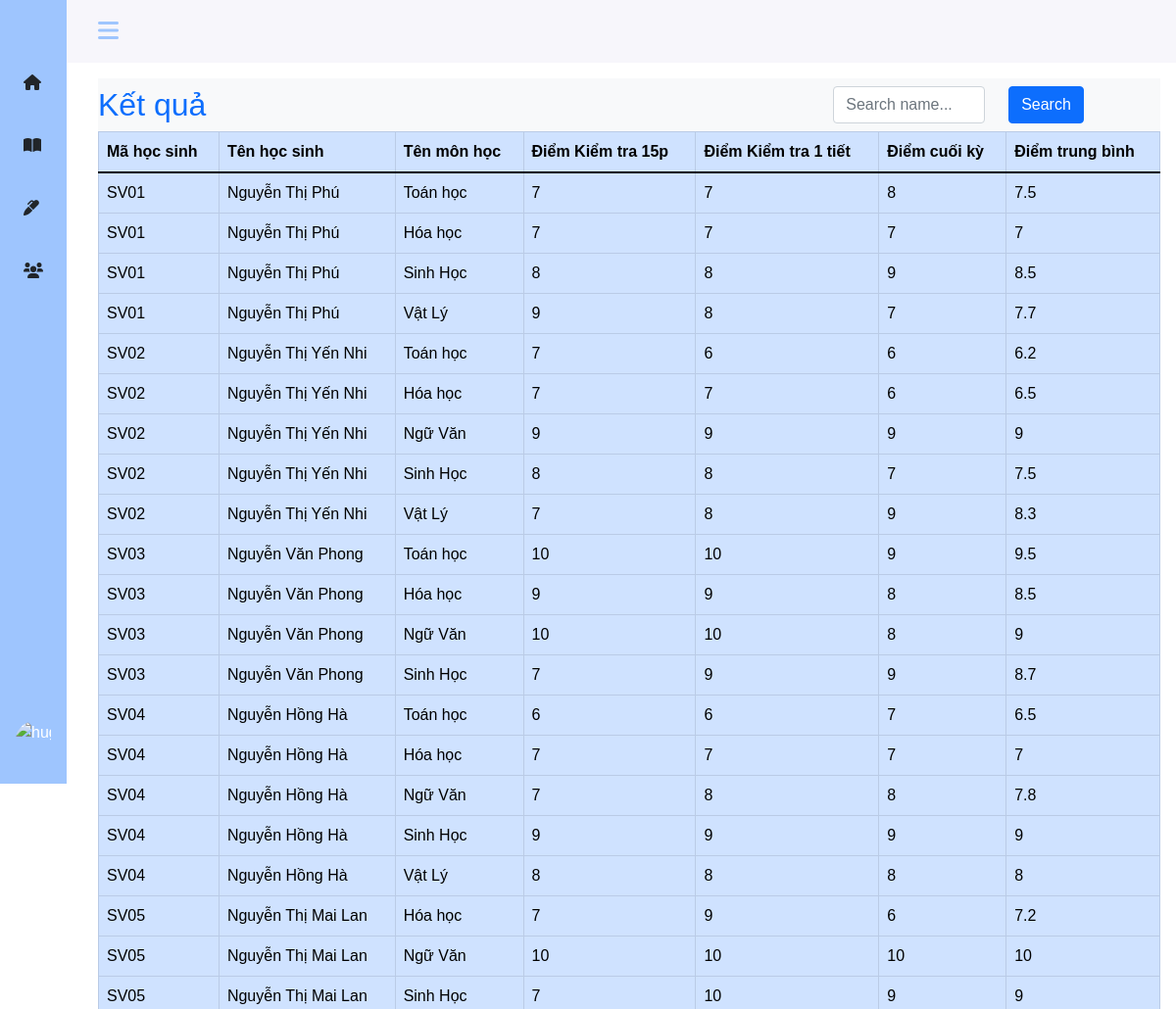
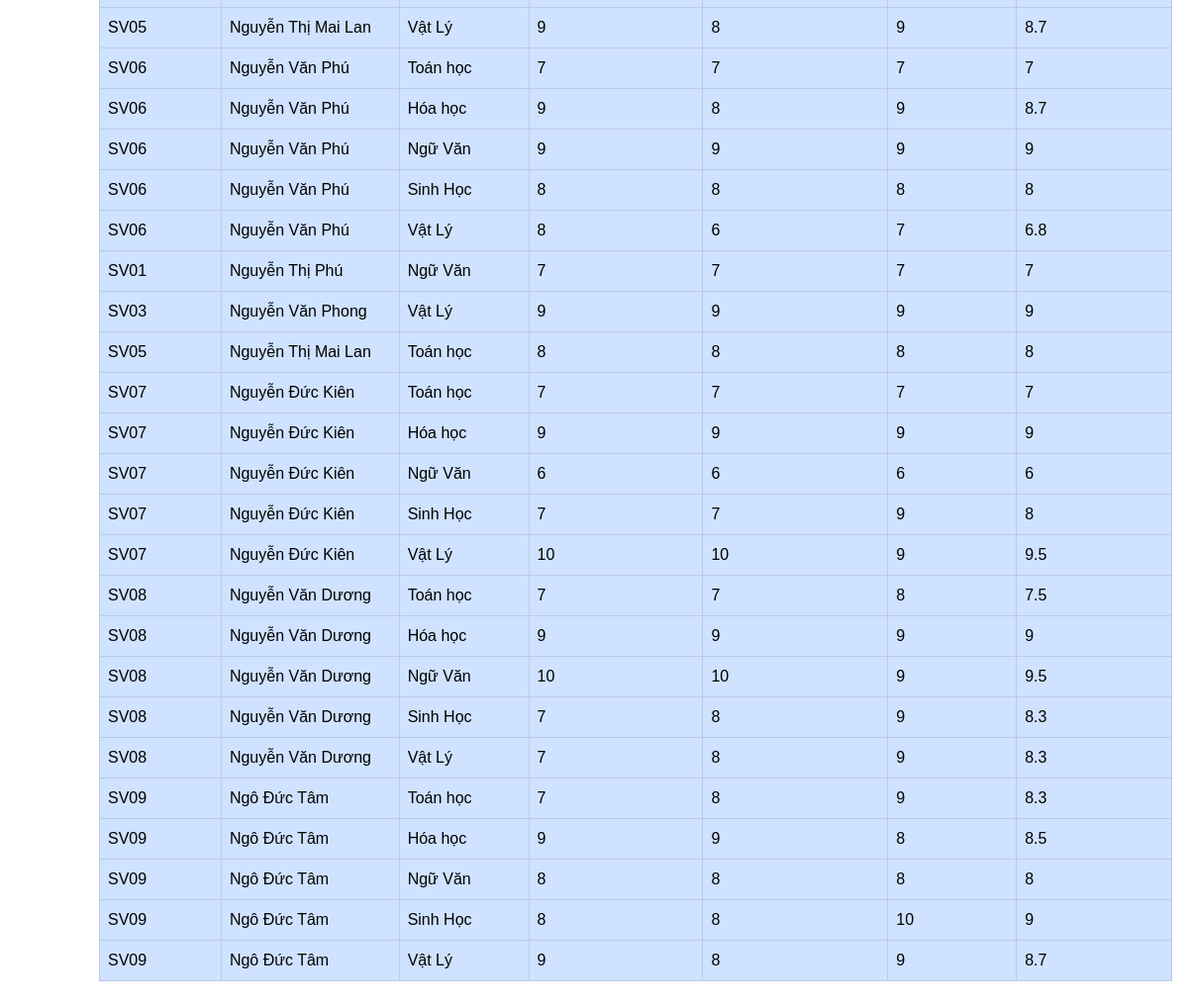
The app's page /student/mark.php (signed in) with its own data (2 pictures, top to bottom).
### tables this page shows
CREATE TABLE `marks` (
  `st_id` varchar(10) NOT NULL,
  `sb_id` varchar(10) NOT NULL,
  `ma_mini_test` varchar(5) NOT NULL,
  `ma_hour_test` varchar(5) NOT NULL,
  `ma_final_exam` varchar(5) NOT NULL,
  `ma_avarage` varchar(5) NOT NULL
);

CREATE TABLE `students` (
  `st_id` varchar(10) NOT NULL,
  `st_name` varchar(30) NOT NULL,
  `st_birth` date NOT NULL,
  `st_address` varchar(50) NOT NULL,
  `st_gender` tinyint(1) NOT NULL,
  `st_phone` tinytext DEFAULT NULL,
  `st_email` varchar(100) DEFAULT NULL,
  `st_parent` varchar(30) NOT NULL,
  `class_id` varchar(11) NOT NULL
);

CREATE TABLE `subjects` (
  `sb_id` varchar(10) NOT NULL,
  `sb_name` varchar(30) NOT NULL
);

### student/mark.php (the view, shortened to what this page needs)
<?php
include './sidebarst.php';
?>
<div class="col py-3">
    <div class="d-flex justify-content-between bg-light ">
        <h2 class="text-primary mt-2">Kết quả</h2>
        <form method="post">
            <div class="row">
                <div class="col-md-6 mt-2">
                    <div class="container-1">
                        <input type="text" class="form-control" name="search-name" placeholder="Search name...">
                    </div>
                </div>
                <div class="col-md-3 mt-2 mb-1">
                    <div class="form-group row ">
                        <div class="col-sm-10 m ">
                            <button type="submit" name="btnsearch" class="btn btn-primary">Search</button>
                        </div>
                    </div>
                </div>
            </div>
        </form>
    </div>
    <div class="col-md-12" style="width:100% ; overflow: auto; height: auto">
        <table class="table table-primary table-hover table-bordered">
            <thead class=" text while">
                <tr>
                    <th>Mã học sinh</th>
                    <th>Tên học sinh</th>
                    <th>Tên môn học</th>
                    <th>Điểm Kiểm tra 15p</th>
                    <th>Điểm Kiểm tra 1 tiết</th>
                    <th>Điểm cuối kỳ</th>
                    <th>Điểm trung bình</th>
                </tr>
            </thead>
            <tbody>
                <?php
                include '../config.php';
                if (isset($_POST['btnsearch'])) {
                    $id_name = $_POST['search-name'];
                    $sql = "SELECT st.st_id,st.st_name,sb.sb_name,m.ma_mini_test,m.ma_hour_test,m.ma_final_exam,m.ma_avarage
                                FROM marks m, students st, subjects sb
                                WHERE m.st_id=st.st_id and m.sb_id=sb.sb_id and st.st_name like'%$id_name%'";
                    $result = mysqli_query($conn, $sql);
                    if (mysqli_num_rows($result) > 0) {
                        while ($row = mysqli_fetch_assoc($result)) {
                            echo "<tr>";
                            echo '<td>' . $row['st_id'] . '</td>';
                            echo '<td>' . $row['st_name'] . '</td>';
                            echo '<td>' . $row['sb_name'] . '</td>';
                            echo '<td>' . $row['ma_mini_test'] . '</td>';
                            echo '<td>' . $row['ma_hour_test'] . '</td>';
                            echo '<td>' . $row['ma_final_exam'] . '</td>';
                            echo '<td>' . $row['ma_avarage'] . '</td>';
                            echo '</tr>';
                        }
                    }
                } else {
                    $sql = "SELECT st.st_id,st.st_name,sb.sb_name,m.ma_mini_test,m.ma_hour_test,m.ma_final_exam,m.ma_avarage
                                    FROM marks m, students st, subjects sb
                                    WHERE m.st_id=st.st_id and m.sb_id=sb.sb_id";
                    $result = mysqli_query($conn, $sql);
                    if (mysqli_num_rows($result) > 0) {
                        while ($row = mysqli_fetch_assoc($result)) {
                            echo "<tr>";
                            echo '<td>' . $row['st_id'] . '</td>';
                            echo '<td>' . $row['st_name'] . '</td>';
                            echo '<td>' . $row['sb_name'] . '</td>';
                            echo '<td>' . $row['ma_mini_test'] . '</td>';
                            echo '<td>' . $row['ma_hour_test'] . '</td>';
                            echo '<td>' . $row['ma_final_exam'] . '</td>';
                            echo '<td>' . $row['ma_avarage'] . '</td>';
                            echo '</tr>';
                        }
                    }
                }
                ?>
            </tbody>
        </table>
    </div>
</div>
<?php
include './foorterst.php';
?>

### assets/css/style.css (style rules this page uses)
* { padding: 0; margin: 0; box-sizing: border-box; }
:root { --header-height: 3rem; --nav-width: 68px; --first-color: #4723D9; --first-color-light: #AFA5D9; --white-color: #F7F6FB; --body-font: 'Nunito', sans-serif; --normal-font-size: 1rem; --z-fixed: 100 }
body { position: relative; margin: var(--header-height) 0 0 0; padding: 0 1rem; font-family: var(--body-font); font-size: var(--normal-font-size); transition: .5s }
@media screen and (min-width: 768px) { body { margin: calc(var(--header-height) + 1rem) 0 0 0; padding-left: calc(var(--nav-width) + 2rem) } }

### records on screen
marks: st.st_id "SV01", st.st_name "Nguyễn Thị Phú", sb.sb_name "Toán học", ma_mini_test "7", ma_hour_test "7", ma_final_exam "8", ma_avarage "7.5"
marks: st.st_id "SV01", st.st_name "Nguyễn Thị Phú", sb.sb_name "Hóa học", ma_mini_test "7", ma_hour_test "7", ma_final_exam "7", ma_avarage "7"
marks: st.st_id "SV01", st.st_name "Nguyễn Thị Phú", sb.sb_name "Sinh Học", ma_mini_test "8", ma_hour_test "8", ma_final_exam "9", ma_avarage "8.5"
marks: st.st_id "SV01", st.st_name "Nguyễn Thị Phú", sb.sb_name "Vật Lý", ma_mini_test "9", ma_hour_test "8", ma_final_exam "7", ma_avarage "7.7"
marks: st.st_id "SV02", st.st_name "Nguyễn Thị Yến Nhi", sb.sb_name "Toán học", ma_mini_test "7", ma_hour_test "6", ma_final_exam "6", ma_avarage "6.2"
marks: st.st_id "SV02", st.st_name "Nguyễn Thị Yến Nhi", sb.sb_name "Hóa học", ma_mini_test "7", ma_hour_test "7", ma_final_exam "6", ma_avarage "6.5"
marks: st.st_id "SV02", st.st_name "Nguyễn Thị Yến Nhi", sb.sb_name "Ngữ Văn", ma_mini_test "9", ma_hour_test "9", ma_final_exam "9", ma_avarage "9"
marks: st.st_id "SV02", st.st_name "Nguyễn Thị Yến Nhi", sb.sb_name "Sinh Học", ma_mini_test "8", ma_hour_test "8", ma_final_exam "7", ma_avarage "7.5"
marks: st.st_id "SV02", st.st_name "Nguyễn Thị Yến Nhi", sb.sb_name "Vật Lý", ma_mini_test "7", ma_hour_test "8", ma_final_exam "9", ma_avarage "8.3"
marks: st.st_id "SV03", st.st_name "Nguyễn Văn Phong", sb.sb_name "Toán học", ma_mini_test "10", ma_hour_test "10", ma_final_exam "9", ma_avarage "9.5"
marks: st.st_id "SV03", st.st_name "Nguyễn Văn Phong", sb.sb_name "Hóa học", ma_mini_test "9", ma_hour_test "9", ma_final_exam "8", ma_avarage "8.5"
marks: st.st_id "SV03", st.st_name "Nguyễn Văn Phong", sb.sb_name "Ngữ Văn", ma_mini_test "10", ma_hour_test "10", ma_final_exam "8", ma_avarage "9"
marks: st.st_id "SV03", st.st_name "Nguyễn Văn Phong", sb.sb_name "Sinh Học", ma_mini_test "7", ma_hour_test "9", ma_final_exam "9", ma_avarage "8.7"
marks: st.st_id "SV04", st.st_name "Nguyễn Hồng Hà", sb.sb_name "Toán học", ma_mini_test "6", ma_hour_test "6", ma_final_exam "7", ma_avarage "6.5"
marks: st.st_id "SV04", st.st_name "Nguyễn Hồng Hà", sb.sb_name "Hóa học", ma_mini_test "7", ma_hour_test "7", ma_final_exam "7", ma_avarage "7"
marks: st.st_id "SV04", st.st_name "Nguyễn Hồng Hà", sb.sb_name "Ngữ Văn", ma_mini_test "7", ma_hour_test "8", ma_final_exam "8", ma_avarage "7.8"
marks: st.st_id "SV04", st.st_name "Nguyễn Hồng Hà", sb.sb_name "Sinh Học", ma_mini_test "9", ma_hour_test "9", ma_final_exam "9", ma_avarage "9"
marks: st.st_id "SV04", st.st_name "Nguyễn Hồng Hà", sb.sb_name "Vật Lý", ma_mini_test "8", ma_hour_test "8", ma_final_exam "8", ma_avarage "8"
marks: st.st_id "SV05", st.st_name "Nguyễn Thị Mai Lan", sb.sb_name "Hóa học", ma_mini_test "7", ma_hour_test "9", ma_final_exam "6", ma_avarage "7.2"
marks: st.st_id "SV05", st.st_name "Nguyễn Thị Mai Lan", sb.sb_name "Ngữ Văn", ma_mini_test "10", ma_hour_test "10", ma_final_exam "10", ma_avarage "10"
marks: st.st_id "SV05", st.st_name "Nguyễn Thị Mai Lan", sb.sb_name "Sinh Học", ma_mini_test "7", ma_hour_test "10", ma_final_exam "9", ma_avarage "9"
marks: st.st_id "SV05", st.st_name "Nguyễn Thị Mai Lan", sb.sb_name "Vật Lý", ma_mini_test "9", ma_hour_test "8", ma_final_exam "9", ma_avarage "8.7"
marks: st.st_id "SV06", st.st_name "Nguyễn Văn Phú", sb.sb_name "Toán học", ma_mini_test "7", ma_hour_test "7", ma_final_exam "7", ma_avarage "7"
marks: st.st_id "SV06", st.st_name "Nguyễn Văn Phú", sb.sb_name "Hóa học", ma_mini_test "9", ma_hour_test "8", ma_final_exam "9", ma_avarage "8.7"
marks: st.st_id "SV06", st.st_name "Nguyễn Văn Phú", sb.sb_name "Ngữ Văn", ma_mini_test "9", ma_hour_test "9", ma_final_exam "9", ma_avarage "9"
marks: st.st_id "SV06", st.st_name "Nguyễn Văn Phú", sb.sb_name "Sinh Học", ma_mini_test "8", ma_hour_test "8", ma_final_exam "8", ma_avarage "8"
marks: st.st_id "SV06", st.st_name "Nguyễn Văn Phú", sb.sb_name "Vật Lý", ma_mini_test "8", ma_hour_test "6", ma_final_exam "7", ma_avarage "6.8"
marks: st.st_id "SV01", st.st_name "Nguyễn Thị Phú", sb.sb_name "Ngữ Văn", ma_mini_test "7", ma_hour_test "7", ma_final_exam "7", ma_avarage "7"
marks: st.st_id "SV03", st.st_name "Nguyễn Văn Phong", sb.sb_name "Vật Lý", ma_mini_test "9", ma_hour_test "9", ma_final_exam "9", ma_avarage "9"
marks: st.st_id "SV05", st.st_name "Nguyễn Thị Mai Lan", sb.sb_name "Toán học", ma_mini_test "8", ma_hour_test "8", ma_final_exam "8", ma_avarage "8"
marks: st.st_id "SV07", st.st_name "Nguyễn Đức Kiên", sb.sb_name "Toán học", ma_mini_test "7", ma_hour_test "7", ma_final_exam "7", ma_avarage "7"
marks: st.st_id "SV07", st.st_name "Nguyễn Đức Kiên", sb.sb_name "Hóa học", ma_mini_test "9", ma_hour_test "9", ma_final_exam "9", ma_avarage "9"
marks: st.st_id "SV07", st.st_name "Nguyễn Đức Kiên", sb.sb_name "Ngữ Văn", ma_mini_test "6", ma_hour_test "6", ma_final_exam "6", ma_avarage "6"
marks: st.st_id "SV07", st.st_name "Nguyễn Đức Kiên", sb.sb_name "Sinh Học", ma_mini_test "7", ma_hour_test "7", ma_final_exam "9", ma_avarage "8"
marks: st.st_id "SV07", st.st_name "Nguyễn Đức Kiên", sb.sb_name "Vật Lý", ma_mini_test "10", ma_hour_test "10", ma_final_exam "9", ma_avarage "9.5"
marks: st.st_id "SV08", st.st_name "Nguyễn Văn Dương", sb.sb_name "Toán học", ma_mini_test "7", ma_hour_test "7", ma_final_exam "8", ma_avarage "7.5"
marks: st.st_id "SV08", st.st_name "Nguyễn Văn Dương", sb.sb_name "Hóa học", ma_mini_test "9", ma_hour_test "9", ma_final_exam "9", ma_avarage "9"
marks: st.st_id "SV08", st.st_name "Nguyễn Văn Dương", sb.sb_name "Ngữ Văn", ma_mini_test "10", ma_hour_test "10", ma_final_exam "9", ma_avarage "9.5"
marks: st.st_id "SV08", st.st_name "Nguyễn Văn Dương", sb.sb_name "Sinh Học", ma_mini_test "7", ma_hour_test "8", ma_final_exam "9", ma_avarage "8.3"
marks: st.st_id "SV08", st.st_name "Nguyễn Văn Dương", sb.sb_name "Vật Lý", ma_mini_test "7", ma_hour_test "8", ma_final_exam "9", ma_avarage "8.3"
marks: st.st_id "SV09", st.st_name "Ngô Đức Tâm", sb.sb_name "Toán học", ma_mini_test "7", ma_hour_test "8", ma_final_exam "9", ma_avarage "8.3"
marks: st.st_id "SV09", st.st_name "Ngô Đức Tâm", sb.sb_name "Hóa học", ma_mini_test "9", ma_hour_test "9", ma_final_exam "8", ma_avarage "8.5"
marks: st.st_id "SV09", st.st_name "Ngô Đức Tâm", sb.sb_name "Ngữ Văn", ma_mini_test "8", ma_hour_test "8", ma_final_exam "8", ma_avarage "8"
marks: st.st_id "SV09", st.st_name "Ngô Đức Tâm", sb.sb_name "Sinh Học", ma_mini_test "8", ma_hour_test "8", ma_final_exam "10", ma_avarage "9"
marks: st.st_id "SV09", st.st_name "Ngô Đức Tâm", sb.sb_name "Vật Lý", ma_mini_test "9", ma_hour_test "8", ma_final_exam "9", ma_avarage "8.7"
